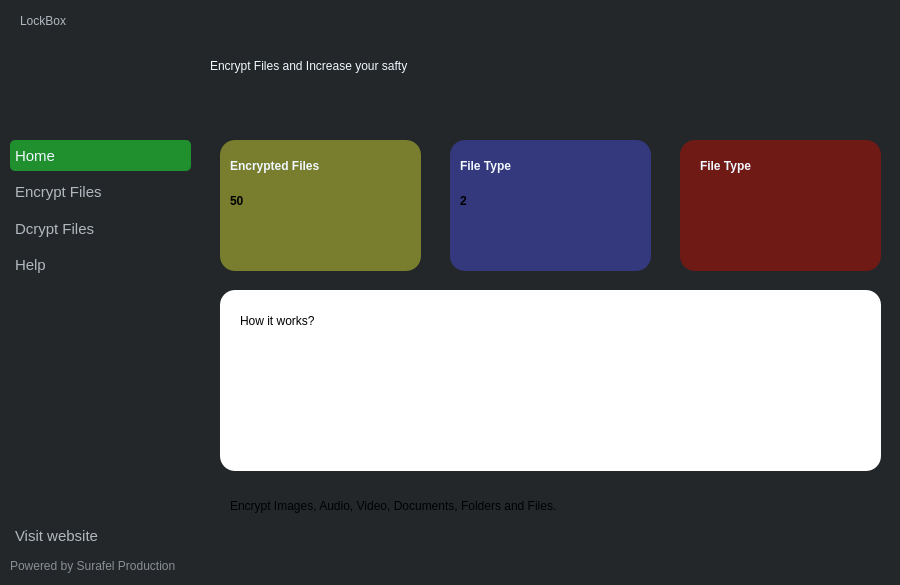
<?xml version="1.0" encoding="UTF-8"?>
<ui version="4.0">
 <class>MainWindow</class>
 <widget class="QMainWindow" name="MainWindow">
  <property name="geometry">
   <rect>
    <x>0</x>
    <y>0</y>
    <width>900</width>
    <height>585</height>
   </rect>
  </property>
  <property name="minimumSize">
   <size>
    <width>900</width>
    <height>585</height>
   </size>
  </property>
  <property name="maximumSize">
   <size>
    <width>900</width>
    <height>585</height>
   </size>
  </property>
  <property name="windowTitle">
   <string>MainWindow</string>
  </property>
  <property name="styleSheet">
   <string notr="true">background:#23272a;</string>
  </property>
  <widget class="QWidget" name="centralwidget">
   <property name="styleSheet">
    <string notr="true"/>
   </property>
   <layout class="QGridLayout" name="gridLayout">
    <property name="leftMargin">
     <number>0</number>
    </property>
    <property name="topMargin">
     <number>0</number>
    </property>
    <property name="rightMargin">
     <number>0</number>
    </property>
    <property name="bottomMargin">
     <number>0</number>
    </property>
    <property name="spacing">
     <number>0</number>
    </property>
    <item row="0" column="0">
     <widget class="QWidget" name="widget" native="true">
      <property name="minimumSize">
       <size>
        <width>900</width>
        <height>40</height>
       </size>
      </property>
      <property name="maximumSize">
       <size>
        <width>16777215</width>
        <height>40</height>
       </size>
      </property>
      <property name="styleSheet">
       <string notr="true">



QPushButton {
background:  rgba(35,39,42,1);
color:white;
font: 700 14pt &quot;Segoe UI&quot;;
border:none;
}

QPushButton:hover {
background:  rgba(48,50,51,1);

}</string>
      </property>
      <widget class="QPushButton" name="close_btn">
       <property name="geometry">
        <rect>
         <x>860</x>
         <y>0</y>
         <width>40</width>
         <height>40</height>
        </rect>
       </property>
       <property name="minimumSize">
        <size>
         <width>40</width>
         <height>40</height>
        </size>
       </property>
       <property name="maximumSize">
        <size>
         <width>40</width>
         <height>40</height>
        </size>
       </property>
       <property name="styleSheet">
        <string notr="true">QPushButton:hover {
background:   rgba(227,25,25,1);

}</string>
       </property>
       <property name="text">
        <string/>
       </property>
       <property name="icon">
        <iconset resource="resources.qrc">
         <normaloff>:/icons/src/icons/close-large-line.png</normaloff>:/icons/src/icons/close-large-line.png</iconset>
       </property>
       <property name="iconSize">
        <size>
         <width>20</width>
         <height>20</height>
        </size>
       </property>
      </widget>
      <widget class="QPushButton" name="minimize_btn">
       <property name="geometry">
        <rect>
         <x>820</x>
         <y>0</y>
         <width>40</width>
         <height>40</height>
        </rect>
       </property>
       <property name="minimumSize">
        <size>
         <width>40</width>
         <height>40</height>
        </size>
       </property>
       <property name="maximumSize">
        <size>
         <width>40</width>
         <height>40</height>
        </size>
       </property>
       <property name="styleSheet">
        <string notr="true"/>
       </property>
       <property name="text">
        <string/>
       </property>
       <property name="icon">
        <iconset resource="resources.qrc">
         <normaloff>:/icons/src/icons/subtract-line.png</normaloff>:/icons/src/icons/subtract-line.png</iconset>
       </property>
      </widget>
      <widget class="QLabel" name="label_12">
       <property name="geometry">
        <rect>
         <x>20</x>
         <y>0</y>
         <width>141</width>
         <height>41</height>
        </rect>
       </property>
       <property name="styleSheet">
        <string notr="true">font: 16pt &quot;Segoe UI&quot;;
color:rgba(240, 247, 255,0.7);</string>
       </property>
       <property name="text">
        <string>LockBox</string>
       </property>
      </widget>
     </widget>
    </item>
    <item row="1" column="0">
     <widget class="QStackedWidget" name="stackedWidget">
      <property name="styleSheet">
       <string notr="true">background:#23272a;</string>
      </property>
      <property name="currentIndex">
       <number>1</number>
      </property>
      <widget class="QWidget" name="loginpage">
       <widget class="QWidget" name="widget_2" native="true">
        <property name="geometry">
         <rect>
          <x>220</x>
          <y>40</y>
          <width>451</width>
          <height>321</height>
         </rect>
        </property>
        <property name="styleSheet">
         <string notr="true">
QWidget {
background:white;

}

QPushButton {
background:rgb(14, 59, 98);
color:white;
border-radius:5px;
}

QPushButton:hover {
background:rgba(14, 59, 98, 0.8);
}

QLineEdit {
}</string>
        </property>
        <widget class="QPushButton" name="pushButton_14">
         <property name="geometry">
          <rect>
           <x>140</x>
           <y>260</y>
           <width>179</width>
           <height>35</height>
          </rect>
         </property>
         <property name="minimumSize">
          <size>
           <width>0</width>
           <height>35</height>
          </size>
         </property>
         <property name="maximumSize">
          <size>
           <width>16777215</width>
           <height>30</height>
          </size>
         </property>
         <property name="styleSheet">
          <string notr="true"/>
         </property>
         <property name="text">
          <string>Continue</string>
         </property>
         <property name="checkable">
          <bool>true</bool>
         </property>
         <property name="autoExclusive">
          <bool>true</bool>
         </property>
        </widget>
        <widget class="QWidget" name="layoutWidget_2">
         <property name="geometry">
          <rect>
           <x>20</x>
           <y>100</y>
           <width>391</width>
           <height>131</height>
          </rect>
         </property>
         <layout class="QVBoxLayout" name="verticalLayout_3">
          <property name="spacing">
           <number>16</number>
          </property>
          <item>
           <widget class="QLineEdit" name="lineEdit_4">
            <property name="minimumSize">
             <size>
              <width>70</width>
              <height>30</height>
             </size>
            </property>
            <property name="styleSheet">
             <string notr="true">background:white;
padding-left:10px;
</string>
            </property>
            <property name="placeholderText">
             <string>Username</string>
            </property>
           </widget>
          </item>
          <item>
           <widget class="QLineEdit" name="lineEdit_5">
            <property name="minimumSize">
             <size>
              <width>70</width>
              <height>30</height>
             </size>
            </property>
            <property name="styleSheet">
             <string notr="true">background:white;
padding-left:10px;</string>
            </property>
            <property name="placeholderText">
             <string>Email</string>
            </property>
           </widget>
          </item>
          <item>
           <widget class="QLineEdit" name="lineEdit_8">
            <property name="minimumSize">
             <size>
              <width>70</width>
              <height>30</height>
             </size>
            </property>
            <property name="styleSheet">
             <string notr="true">background:white;
padding-left:10px;</string>
            </property>
            <property name="placeholderText">
             <string>Password</string>
            </property>
           </widget>
          </item>
         </layout>
        </widget>
        <widget class="QLabel" name="label_11">
         <property name="geometry">
          <rect>
           <x>90</x>
           <y>40</y>
           <width>291</width>
           <height>31</height>
          </rect>
         </property>
         <property name="styleSheet">
          <string notr="true">font: 300 16pt &quot;Segoe UI&quot;;</string>
         </property>
         <property name="text">
          <string>Credentials for decrypting a file</string>
         </property>
        </widget>
       </widget>
      </widget>
      <widget class="QWidget" name="mainpage">
       <layout class="QGridLayout" name="gridLayout_2">
        <property name="leftMargin">
         <number>0</number>
        </property>
        <property name="topMargin">
         <number>0</number>
        </property>
        <property name="rightMargin">
         <number>0</number>
        </property>
        <property name="bottomMargin">
         <number>0</number>
        </property>
        <property name="spacing">
         <number>0</number>
        </property>
        <item row="0" column="1">
         <widget class="QStackedWidget" name="stackedWidget_2">
          <property name="maximumSize">
           <size>
            <width>700</width>
            <height>550</height>
           </size>
          </property>
          <property name="styleSheet">
           <string notr="true">

QStackedWidget {
background: rgba(35,39,42,1);

}

QWidget {
background: rgba(35,39,42,1);
border-radius:15px;
}

QLabel {
background:transparent;
}

QPushButton {
border-radius:5px;
}


QLineEdit {
border-radius:5px;
}


QTextEdit {
border-radius:5px;
}</string>
          </property>
          <property name="currentIndex">
           <number>0</number>
          </property>
          <widget class="QWidget" name="homepage">
           <widget class="QLabel" name="label_14">
            <property name="geometry">
             <rect>
              <x>10</x>
              <y>10</y>
              <width>351</width>
              <height>31</height>
             </rect>
            </property>
            <property name="styleSheet">
             <string notr="true">font: 16pt &quot;Segoe UI&quot;;
color:rgba(240, 247, 255,1);
background:transparent;</string>
            </property>
            <property name="text">
             <string>Encrypt Files and Increase your safty</string>
            </property>
           </widget>
           <widget class="QFrame" name="frame_5">
            <property name="geometry">
             <rect>
              <x>20</x>
              <y>100</y>
              <width>201</width>
              <height>131</height>
             </rect>
            </property>
            <property name="styleSheet">
             <string notr="true">background:rgba(204, 212, 48, 0.5)</string>
            </property>
            <property name="frameShape">
             <enum>QFrame::Shape::NoFrame</enum>
            </property>
            <widget class="QLabel" name="label_15">
             <property name="geometry">
              <rect>
               <x>10</x>
               <y>10</y>
               <width>121</width>
               <height>31</height>
              </rect>
             </property>
             <property name="styleSheet">
              <string notr="true">font: 12pt &quot;Segoe UI&quot;;
color:rgba(240, 247, 255,1);
background:transparent;
font-weight:bold;</string>
             </property>
             <property name="text">
              <string>Encrypted Files</string>
             </property>
            </widget>
            <widget class="QLabel" name="label_16">
             <property name="geometry">
              <rect>
               <x>10</x>
               <y>50</y>
               <width>51</width>
               <height>21</height>
              </rect>
             </property>
             <property name="styleSheet">
              <string notr="true">border-radius:0px;
background:transparent;
font: 20pt &quot;Segoe UI&quot;;
font-weight:bold;</string>
             </property>
             <property name="text">
              <string>50</string>
             </property>
            </widget>
           </widget>
           <widget class="QFrame" name="frame_6">
            <property name="geometry">
             <rect>
              <x>250</x>
              <y>100</y>
              <width>201</width>
              <height>131</height>
             </rect>
            </property>
            <property name="styleSheet">
             <string notr="true">background:rgba(69, 72, 208, 0.5)</string>
            </property>
            <property name="frameShape">
             <enum>QFrame::Shape::NoFrame</enum>
            </property>
            <widget class="QLabel" name="label_17">
             <property name="geometry">
              <rect>
               <x>10</x>
               <y>10</y>
               <width>121</width>
               <height>31</height>
              </rect>
             </property>
             <property name="styleSheet">
              <string notr="true">font: 12pt &quot;Segoe UI&quot;;
color:rgba(240, 247, 255,1);
background:transparent;
font-weight:bold;</string>
             </property>
             <property name="text">
              <string>File Type</string>
             </property>
            </widget>
            <widget class="QLabel" name="label_22">
             <property name="geometry">
              <rect>
               <x>10</x>
               <y>50</y>
               <width>51</width>
               <height>21</height>
              </rect>
             </property>
             <property name="styleSheet">
              <string notr="true">border-radius:0px;
background:transparent;
font: 18pt &quot;Segoe UI&quot;;
font-weight:bold;</string>
             </property>
             <property name="text">
              <string>2</string>
             </property>
            </widget>
           </widget>
           <widget class="QFrame" name="frame_7">
            <property name="geometry">
             <rect>
              <x>480</x>
              <y>100</y>
              <width>201</width>
              <height>131</height>
             </rect>
            </property>
            <property name="styleSheet">
             <string notr="true">background:rgba(189, 13, 1, 0.5)</string>
            </property>
            <property name="frameShape">
             <enum>QFrame::Shape::NoFrame</enum>
            </property>
            <widget class="QLabel" name="label_23">
             <property name="geometry">
              <rect>
               <x>20</x>
               <y>10</y>
               <width>121</width>
               <height>31</height>
              </rect>
             </property>
             <property name="styleSheet">
              <string notr="true">font: 12pt &quot;Segoe UI&quot;;
color:rgba(240, 247, 255,1);
background:transparent;
font-weight:bold;</string>
             </property>
             <property name="text">
              <string>File Type</string>
             </property>
            </widget>
           </widget>
           <widget class="QFrame" name="frame_8">
            <property name="geometry">
             <rect>
              <x>20</x>
              <y>250</y>
              <width>661</width>
              <height>181</height>
             </rect>
            </property>
            <property name="styleSheet">
             <string notr="true">background:white;</string>
            </property>
            <property name="frameShape">
             <enum>QFrame::Shape::NoFrame</enum>
            </property>
            <widget class="QLabel" name="label_18">
             <property name="geometry">
              <rect>
               <x>20</x>
               <y>20</y>
               <width>141</width>
               <height>21</height>
              </rect>
             </property>
             <property name="styleSheet">
              <string notr="true">font: 16pt &quot;Segoe UI&quot;;
color:black;</string>
             </property>
             <property name="text">
              <string>How it works?</string>
             </property>
            </widget>
           </widget>
           <widget class="QLabel" name="label_19">
            <property name="geometry">
             <rect>
              <x>30</x>
              <y>450</y>
              <width>561</width>
              <height>31</height>
             </rect>
            </property>
            <property name="styleSheet">
             <string notr="true">font: 12pt &quot;Segoe UI&quot;;
color:black;
background:transparent;</string>
            </property>
            <property name="text">
             <string>Encrypt Images, Audio, Video, Documents, Folders and Files.</string>
            </property>
           </widget>
          </widget>
          <widget class="QWidget" name="helppage">
           <widget class="QTextEdit" name="help_message_input">
            <property name="geometry">
             <rect>
              <x>10</x>
              <y>220</y>
              <width>500</width>
              <height>200</height>
             </rect>
            </property>
            <property name="styleSheet">
             <string notr="true">background:white;
padding-top:10px;</string>
            </property>
           </widget>
           <widget class="QPushButton" name="help_send_btn">
            <property name="geometry">
             <rect>
              <x>10</x>
              <y>460</y>
              <width>179</width>
              <height>30</height>
             </rect>
            </property>
            <property name="maximumSize">
             <size>
              <width>16777215</width>
              <height>40</height>
             </size>
            </property>
            <property name="styleSheet">
             <string notr="true">background:rgb(14, 59, 98);
color:white;
border-radius:5px;</string>
            </property>
            <property name="text">
             <string>Send Message</string>
            </property>
            <property name="checkable">
             <bool>true</bool>
            </property>
            <property name="autoExclusive">
             <bool>true</bool>
            </property>
           </widget>
           <widget class="QLabel" name="label_20">
            <property name="geometry">
             <rect>
              <x>30</x>
              <y>20</y>
              <width>611</width>
              <height>31</height>
             </rect>
            </property>
            <property name="styleSheet">
             <string notr="true">font: 16pt &quot;Segoe UI&quot;;
color:rgba(240, 247, 255, 1);
background:transparent;</string>
            </property>
            <property name="text">
             <string>Please Tell us the help you need and we will respond to you.</string>
            </property>
           </widget>
           <widget class="QLineEdit" name="halp_first_name_input">
            <property name="geometry">
             <rect>
              <x>10</x>
              <y>120</y>
              <width>231</width>
              <height>30</height>
             </rect>
            </property>
            <property name="minimumSize">
             <size>
              <width>20</width>
              <height>0</height>
             </size>
            </property>
            <property name="styleSheet">
             <string notr="true">background:white;
padding-left:10px;</string>
            </property>
            <property name="placeholderText">
             <string>Full Name</string>
            </property>
           </widget>
           <widget class="QLineEdit" name="help_phone_input">
            <property name="geometry">
             <rect>
              <x>10</x>
              <y>170</y>
              <width>281</width>
              <height>30</height>
             </rect>
            </property>
            <property name="minimumSize">
             <size>
              <width>20</width>
              <height>0</height>
             </size>
            </property>
            <property name="styleSheet">
             <string notr="true">background:white;
padding-left:10px;</string>
            </property>
            <property name="placeholderText">
             <string>Phone Number</string>
            </property>
           </widget>
          </widget>
          <widget class="QWidget" name="encryptpage">
           <widget class="QTextEdit" name="textEdit_4">
            <property name="geometry">
             <rect>
              <x>10</x>
              <y>70</y>
              <width>671</width>
              <height>411</height>
             </rect>
            </property>
            <property name="styleSheet">
             <string notr="true">background:rgba(0,0,0,0.8);
border-radius:5px;
color:rgba(255, 255, 255, 0.8);
font: 11pt &quot;Segoe UI&quot;;</string>
            </property>
           </widget>
           <widget class="QPushButton" name="encrypt_select_file">
            <property name="geometry">
             <rect>
              <x>10</x>
              <y>500</y>
              <width>179</width>
              <height>30</height>
             </rect>
            </property>
            <property name="maximumSize">
             <size>
              <width>16777215</width>
              <height>40</height>
             </size>
            </property>
            <property name="styleSheet">
             <string notr="true">background:rgb(14, 59, 98);
color:white;
border-radius:5px;</string>
            </property>
            <property name="text">
             <string>Select File</string>
            </property>
            <property name="checkable">
             <bool>true</bool>
            </property>
            <property name="autoExclusive">
             <bool>true</bool>
            </property>
           </widget>
           <widget class="QPushButton" name="encrypt_start_btn">
            <property name="geometry">
             <rect>
              <x>500</x>
              <y>500</y>
              <width>179</width>
              <height>30</height>
             </rect>
            </property>
            <property name="maximumSize">
             <size>
              <width>16777215</width>
              <height>40</height>
             </size>
            </property>
            <property name="styleSheet">
             <string notr="true">background:rgb(14, 59, 98);
color:white;
border-radius:5px;</string>
            </property>
            <property name="text">
             <string>Start</string>
            </property>
            <property name="checkable">
             <bool>true</bool>
            </property>
            <property name="autoExclusive">
             <bool>true</bool>
            </property>
           </widget>
           <widget class="QLabel" name="label_24">
            <property name="geometry">
             <rect>
              <x>10</x>
              <y>10</y>
              <width>311</width>
              <height>31</height>
             </rect>
            </property>
            <property name="styleSheet">
             <string notr="true">font: 16pt &quot;Segoe UI&quot;;
color:rgb(240, 247, 255);
background:transparent;
font-weight:bold;</string>
            </property>
            <property name="text">
             <string>Encrypt Files</string>
            </property>
           </widget>
          </widget>
          <widget class="QWidget" name="dcryptpage">
           <widget class="QLabel" name="label_21">
            <property name="geometry">
             <rect>
              <x>10</x>
              <y>10</y>
              <width>311</width>
              <height>31</height>
             </rect>
            </property>
            <property name="styleSheet">
             <string notr="true">font: 16pt &quot;Segoe UI&quot;;
color:rgb(240, 247, 255);
background:transparent;
font-weight:bold;</string>
            </property>
            <property name="text">
             <string>Dcrypt Files</string>
            </property>
           </widget>
           <widget class="QPushButton" name="dcrypt_select_file">
            <property name="geometry">
             <rect>
              <x>10</x>
              <y>500</y>
              <width>179</width>
              <height>30</height>
             </rect>
            </property>
            <property name="maximumSize">
             <size>
              <width>16777215</width>
              <height>40</height>
             </size>
            </property>
            <property name="styleSheet">
             <string notr="true">background:rgb(14, 59, 98);
color:white;
border-radius:5px;</string>
            </property>
            <property name="text">
             <string>Slelect File</string>
            </property>
            <property name="checkable">
             <bool>true</bool>
            </property>
            <property name="autoExclusive">
             <bool>true</bool>
            </property>
           </widget>
           <widget class="QTextEdit" name="dcrypt_logs">
            <property name="geometry">
             <rect>
              <x>10</x>
              <y>70</y>
              <width>671</width>
              <height>411</height>
             </rect>
            </property>
            <property name="styleSheet">
             <string notr="true">background:rgba(0,0,0,0.8);
border-radius:5px;
color:rgba(255, 255, 255, 0.8);
font: 11pt &quot;Segoe UI&quot;;</string>
            </property>
           </widget>
           <widget class="QPushButton" name="dcrypt_start_btn">
            <property name="geometry">
             <rect>
              <x>500</x>
              <y>500</y>
              <width>179</width>
              <height>30</height>
             </rect>
            </property>
            <property name="maximumSize">
             <size>
              <width>16777215</width>
              <height>40</height>
             </size>
            </property>
            <property name="styleSheet">
             <string notr="true">background:rgb(14, 59, 98);
color:white;
border-radius:5px;</string>
            </property>
            <property name="text">
             <string>Start</string>
            </property>
            <property name="checkable">
             <bool>true</bool>
            </property>
            <property name="autoExclusive">
             <bool>true</bool>
            </property>
           </widget>
          </widget>
         </widget>
        </item>
        <item row="0" column="0">
         <widget class="QWidget" name="widget_4" native="true">
          <property name="maximumSize">
           <size>
            <width>200</width>
            <height>550</height>
           </size>
          </property>
          <property name="styleSheet">
           <string notr="true">


QWidget {
background: rgba(35,39,42,1);
}
QPushButton {
		text-align:left;
color:rgba(240, 247, 255,0.7);
         font-size:15px;
		padding-left: 15px;
padding: 5px;
border:none
}

QPushButton:checked {
background-color: rgba(32,144,46,1);
border-radius:5px;
color:rgba(240, 247, 255, 1);

}
QPushButton:hover {
background-color:rgba(240, 247, 255,0.1);
}</string>
          </property>
          <widget class="QLabel" name="label_13">
           <property name="geometry">
            <rect>
             <x>10</x>
             <y>510</y>
             <width>181</width>
             <height>31</height>
            </rect>
           </property>
           <property name="styleSheet">
            <string notr="true">color:rgba(240, 247, 255,0.5);</string>
           </property>
           <property name="text">
            <string>Powered by Surafel Production</string>
           </property>
          </widget>
          <widget class="QPushButton" name="visit_website_btn">
           <property name="geometry">
            <rect>
             <x>10</x>
             <y>480</y>
             <width>179</width>
             <height>31</height>
            </rect>
           </property>
           <property name="maximumSize">
            <size>
             <width>16777215</width>
             <height>40</height>
            </size>
           </property>
           <property name="styleSheet">
            <string notr="true"/>
           </property>
           <property name="text">
            <string>Visit website</string>
           </property>
           <property name="checkable">
            <bool>false</bool>
           </property>
           <property name="autoExclusive">
            <bool>true</bool>
           </property>
          </widget>
          <widget class="QWidget" name="layoutWidget_4">
           <property name="geometry">
            <rect>
             <x>10</x>
             <y>100</y>
             <width>181</width>
             <height>140</height>
            </rect>
           </property>
           <layout class="QVBoxLayout" name="verticalLayout_2">
            <item>
             <widget class="QPushButton" name="homepage_btn">
              <property name="maximumSize">
               <size>
                <width>16777215</width>
                <height>40</height>
               </size>
              </property>
              <property name="mouseTracking">
               <bool>true</bool>
              </property>
              <property name="styleSheet">
               <string notr="true"/>
              </property>
              <property name="text">
               <string>Home</string>
              </property>
              <property name="checkable">
               <bool>true</bool>
              </property>
              <property name="checked">
               <bool>true</bool>
              </property>
              <property name="autoExclusive">
               <bool>true</bool>
              </property>
             </widget>
            </item>
            <item>
             <widget class="QPushButton" name="encryptpage_btn">
              <property name="maximumSize">
               <size>
                <width>16777215</width>
                <height>40</height>
               </size>
              </property>
              <property name="styleSheet">
               <string notr="true"/>
              </property>
              <property name="text">
               <string>Encrypt Files</string>
              </property>
              <property name="checkable">
               <bool>true</bool>
              </property>
              <property name="autoExclusive">
               <bool>true</bool>
              </property>
             </widget>
            </item>
            <item>
             <widget class="QPushButton" name="dcryptpage_btn">
              <property name="maximumSize">
               <size>
                <width>16777215</width>
                <height>40</height>
               </size>
              </property>
              <property name="styleSheet">
               <string notr="true"/>
              </property>
              <property name="text">
               <string>Dcrypt Files</string>
              </property>
              <property name="checkable">
               <bool>true</bool>
              </property>
              <property name="autoExclusive">
               <bool>true</bool>
              </property>
             </widget>
            </item>
            <item>
             <widget class="QPushButton" name="helppage_btn">
              <property name="maximumSize">
               <size>
                <width>16777215</width>
                <height>40</height>
               </size>
              </property>
              <property name="styleSheet">
               <string notr="true"/>
              </property>
              <property name="text">
               <string>Help</string>
              </property>
              <property name="checkable">
               <bool>true</bool>
              </property>
              <property name="autoExclusive">
               <bool>true</bool>
              </property>
             </widget>
            </item>
           </layout>
          </widget>
         </widget>
        </item>
       </layout>
      </widget>
     </widget>
    </item>
   </layout>
  </widget>
  <action name="actionNew">
   <property name="text">
    <string>New</string>
   </property>
  </action>
  <action name="actionFiles">
   <property name="text">
    <string>Image</string>
   </property>
  </action>
  <action name="actionFolders">
   <property name="text">
    <string>Video</string>
   </property>
  </action>
  <action name="actionSave">
   <property name="text">
    <string>Save</string>
   </property>
  </action>
  <action name="actionSave_As">
   <property name="text">
    <string>Save As</string>
   </property>
  </action>
  <action name="actionClose">
   <property name="text">
    <string>Close</string>
   </property>
  </action>
  <action name="actionQuit">
   <property name="text">
    <string>Quit</string>
   </property>
  </action>
  <action name="actionImages">
   <property name="text">
    <string>Audio</string>
   </property>
  </action>
  <action name="actionViedos">
   <property name="text">
    <string>Folder</string>
   </property>
  </action>
  <action name="actionOther">
   <property name="text">
    <string>Other</string>
   </property>
  </action>
  <action name="actionGet_Key">
   <property name="text">
    <string>Key</string>
   </property>
  </action>
  <action name="actionNew_Key">
   <property name="text">
    <string>New Key</string>
   </property>
  </action>
  <action name="actionGet_Help">
   <property name="text">
    <string>Get Help</string>
   </property>
  </action>
 </widget>
 <resources>
  <include location="resources.qrc"/>
 </resources>
 <connections>
  <connection>
   <sender>minimize_btn</sender>
   <signal>clicked()</signal>
   <receiver>MainWindow</receiver>
   <slot>showMinimized()</slot>
   <hints>
    <hint type="sourcelabel">
     <x>839</x>
     <y>23</y>
    </hint>
    <hint type="destinationlabel">
     <x>940</x>
     <y>84</y>
    </hint>
   </hints>
  </connection>
  <connection>
   <sender>close_btn</sender>
   <signal>clicked()</signal>
   <receiver>MainWindow</receiver>
   <slot>close()</slot>
   <hints>
    <hint type="sourcelabel">
     <x>881</x>
     <y>19</y>
    </hint>
    <hint type="destinationlabel">
     <x>926</x>
     <y>77</y>
    </hint>
   </hints>
  </connection>
 </connections>
</ui>
